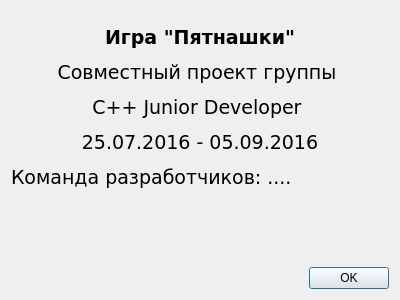
<?xml version="1.0" encoding="UTF-8"?>
<ui version="4.0">
 <class>About</class>
 <widget class="QDialog" name="About">
  <property name="geometry">
   <rect>
    <x>0</x>
    <y>0</y>
    <width>400</width>
    <height>300</height>
   </rect>
  </property>
  <property name="windowTitle">
   <string>О программе</string>
  </property>
  <layout class="QVBoxLayout" name="verticalLayout">
   <item>
    <widget class="QLabel" name="label">
     <property name="font">
      <font>
       <family>Verdana</family>
       <pointsize>14</pointsize>
      </font>
     </property>
     <property name="text">
      <string>&lt;html&gt;&lt;head/&gt;&lt;body&gt;&lt;p align=&quot;center&quot;&gt;&lt;span style=&quot; font-weight:600;&quot;&gt;Игра &amp;quot;Пятнашки&amp;quot;&lt;/span&gt;&lt;/p&gt;&lt;p align=&quot;center&quot;&gt;Совместный проект группы &lt;/p&gt;&lt;p align=&quot;center&quot;&gt;C++ Junior Developer &lt;/p&gt;&lt;p align=&quot;center&quot;&gt;25.07.2016 - 05.09.2016&lt;/p&gt;&lt;p&gt;Команда разработчиков: ....&lt;/p&gt;&lt;p align=&quot;center&quot;&gt;&lt;br/&gt;&lt;/p&gt;&lt;/body&gt;&lt;/html&gt;</string>
     </property>
     <property name="wordWrap">
      <bool>true</bool>
     </property>
    </widget>
   </item>
   <item>
    <widget class="QDialogButtonBox" name="buttonBox">
     <property name="orientation">
      <enum>Qt::Horizontal</enum>
     </property>
     <property name="standardButtons">
      <set>QDialogButtonBox::Ok</set>
     </property>
    </widget>
   </item>
  </layout>
 </widget>
 <resources/>
 <connections>
  <connection>
   <sender>buttonBox</sender>
   <signal>accepted()</signal>
   <receiver>About</receiver>
   <slot>accept()</slot>
   <hints>
    <hint type="sourcelabel">
     <x>248</x>
     <y>254</y>
    </hint>
    <hint type="destinationlabel">
     <x>157</x>
     <y>274</y>
    </hint>
   </hints>
  </connection>
  <connection>
   <sender>buttonBox</sender>
   <signal>rejected()</signal>
   <receiver>About</receiver>
   <slot>reject()</slot>
   <hints>
    <hint type="sourcelabel">
     <x>316</x>
     <y>260</y>
    </hint>
    <hint type="destinationlabel">
     <x>286</x>
     <y>274</y>
    </hint>
   </hints>
  </connection>
 </connections>
</ui>
